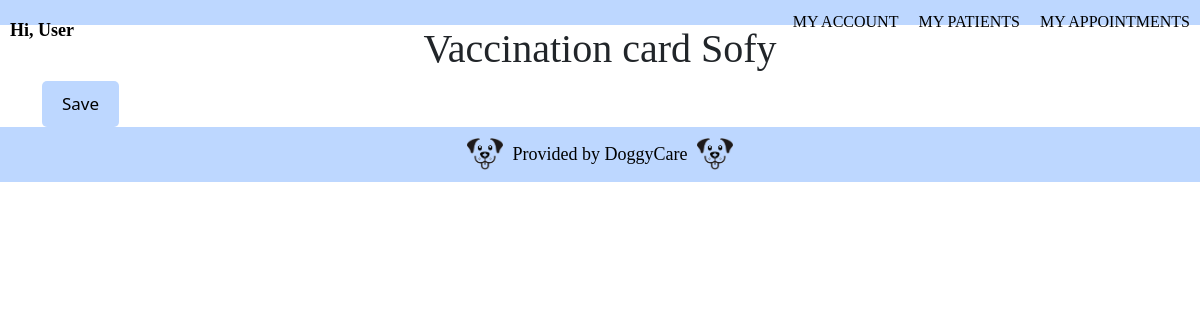
The app's page /vaccination_card/11/, older data.
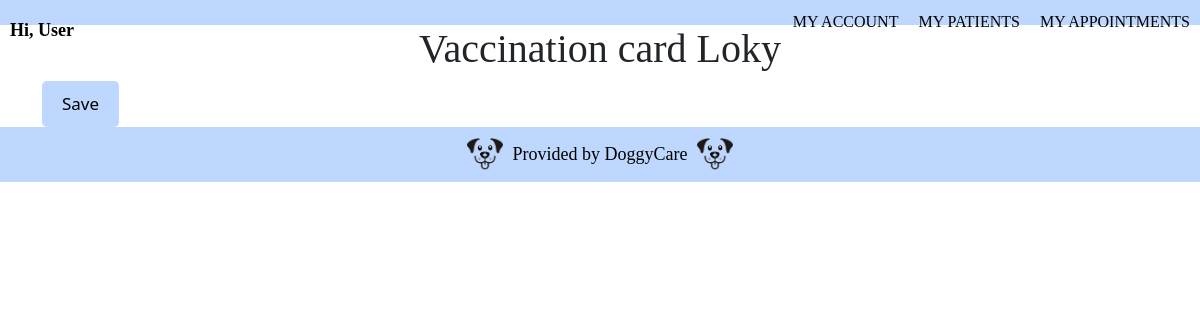
The same page, newer data.
### vet/models.py (models this page shows)
class Dog(models.Model):
    image= models.ImageField(upload_to='images/')
    id= models.AutoField(primary_key= True)
    owner= models.CharField(blank= False, max_length=100)
    name= models.CharField(blank= False, max_length=20)
    breed= models.CharField(blank= False, max_length=20)
    birthdate= models.DateField(blank= False)
    weight= models.CharField(blank= False, max_length=10)
    gender= models.CharField(blank= False, max_length=10)
    vaccination_card = models.ForeignKey(vaccination_card, on_delete=models.CASCADE,null=True,blank = True)

### vet/views.py (the view)
# urls.py: path('vaccination_card/<int:dog_id>/', views.vaccination_card, name='vaccination_card'),
def vaccination_card(request, dog_id):
    dog = get_object_or_404(Dog, pk=dog_id)
    vaccination_card = get_object_or_404(Vaccination, pk=dog.vaccination_card_id)
    return render(request, 'vaccination_card.html', {'vaccination_card': vaccination_card , 'dog':dog})

### vet/templates/vaccination_card.html (shortened to what this page needs)
<!DOCTYPE html>
{% extends 'base.html' %}
{% load static %}
    {% block additional_styles %}
    <link rel="stylesheet" href="{% static 'css/dog_register.css' %}">
    {% endblock additional_styles %}
    {% block additional_scripts %}
    <link href="https://cdn.jsdelivr.net/npm/bootstrap@5.3.1/dist/css/bootstrap.min.css" rel="stylesheet">
    {% endblock additional_scripts %}
        {% block content %}
        <h1>Vaccination card {{ dog.name }}</h1>
        <form method="post" enctype="multipart/form-data" class="custom-form">
            <div class="container",style="align-items: center;">
                <div class="Confirm">
                    <button type="submit" class="submit-button">Save</button>
                </div>
            </div>
        </form>
        {% endblock content %}

Row changes from the older to the newer data that the page shows:
changed Dog: name "Sofy" → "Loky"
